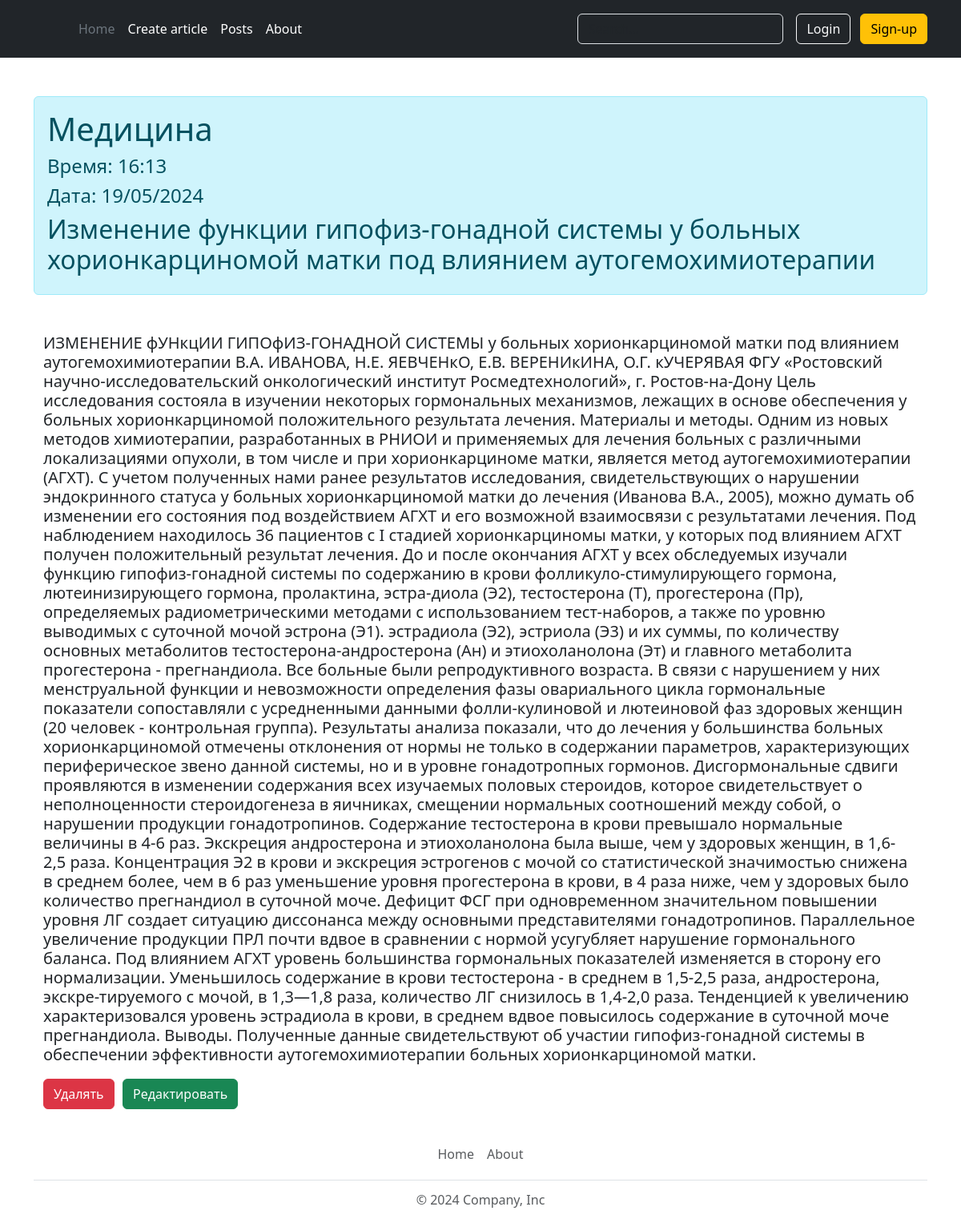
The page /posts/2 on the database its author committed.
### app.py (models this page shows, shortened)
class Article(db.Model):
    id = db.Column(db.Integer, primary_key=True)
    title = db.Column(db.String(100), nullable=False)
    intro = db.Column(db.String(300), nullable=False)
    text = db.Column(db.Text, nullable=False)
    date = db.Column(db.DateTime, default=datetime.utcnow)

### app.py (the view)
@app.route('/posts/<int:id>')
def posts_detail(id):
    article = Article.query.get_or_404(id)
    return render_template("postPage.html", article=article)

### templates/postPage.html (shortened to what this page needs)
{%extends 'base.html'%}
{%block body%}
<div class='container mt-5'>
    <div class="alert alert-info">
        <h1>{{article.title}}</h1>
        <h4>Время: {{ article.date.strftime(' %H:%M ') }}</h4>
        <h4>Дата: {{ article.date.strftime(' %d/%m/%Y') }}</h4>
        <h2>{{article.intro}}</h2>
    </div>
    <div class='container mt-5'>
        <h5>{{article.text}}</h5>
        <a href="/posts/{{article.id}}/delete" class="btn btn-danger">Удалять</a>
        <a href="/posts/{{article.id}}/update" class="btn btn-success">Редактировать</a>
    </div>
</div>
{%endblock%}

### rows shown on the page
Article: title "Медицина", date "16:13", date "19/05/2024", intro "Изменение функции гипофиз-гонадной системы у больных хорионкарциномой матки под влиянием аутогемохимиотерапии", text "ИЗМЕНЕНИЕ фУНкцИИ ГИПОфИЗ-ГОНАДНОЙ СИСТЕМЫ у больных хорионкарциномой матки под влиянием аутогемохимиотерапии В.А. ИВАНОВА, Н.Е. ЯЕВЧЕНкО, Е.В. ВЕРЕНИкИНА, О.Г. кУЧЕРЯВАЯ ФГУ «Ростовский научно-исследовательский онкологический институт Росмедтехнологий», г. Ростов-на-Дону Цель исследования состояла в изучении некоторых гормональных механизмов, лежащих в основе обеспечения у больных хорионкарциномой положительного результата лечения. Материалы и методы. Одним из новых методов химиотерапии, разработанных в РНИОИ и применяемых для лечения больных с различными локализациями опухоли, в том числе и при хорионкарциноме матки, является метод аутогемохимиотерапии (АГХТ). С учетом полученных нами…"
